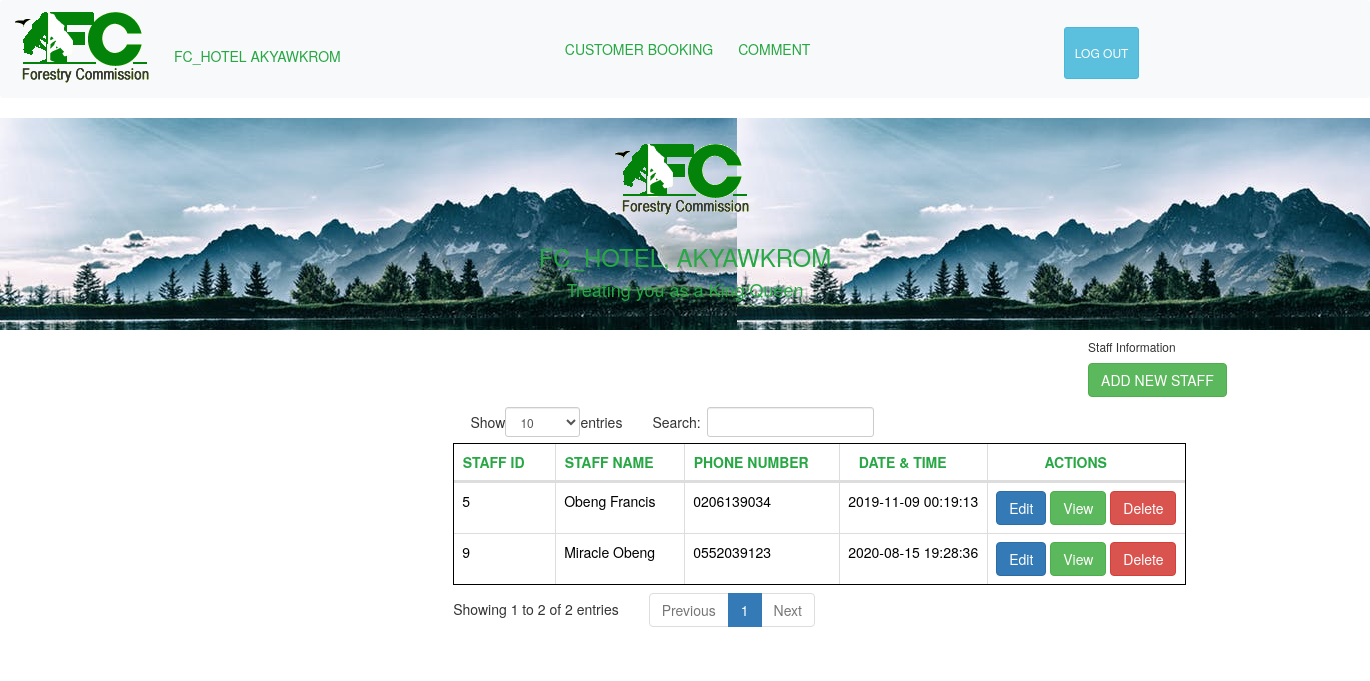
Screenshot of /Admin/php/demo.php with the database file from the repository.
### tables this page shows
CREATE TABLE `staff` (
  `staff_ID` int(11) NOT NULL,
  `staff_name` varchar(100) NOT NULL,
  `password` varchar(100) NOT NULL,
  `Phone_Number` varchar(100) NOT NULL,
  `Date_Time` timestamp NOT NULL DEFAULT CURRENT_TIMESTAMP ON UPDATE CURRENT_TIMESTAMP
);

### Admin/php/demo.php (the view, shortened to what this page needs)
<!DOCTYPE html>
<html>
<head lang="en">
  <link rel="stylesheet" href="https://maxcdn.bootstrapcdn.com/bootstrap/4.1.3/css/bootstrap.min.css">
  <link rel="stylesheet" type="text/css" href="css/bootstrap.css">
  <link rel="stylesheet" type="text/css" href="css/dataTables.bootstrap.min.css">
  </head>
<body>
<nav class="navbar navbar-expand-md bg-light navbar-light">
  <img src="img\fc_logo.gif"><a class="navbar-brand"><h5>FC_HOTEL AKYAWKROM</h5></a>
  <div class="collapse navbar-collapse" id="collapsibleNavbar">
    <ul class="navbar-nav">
      <li class="nav-item">
        <a class="nav-link" href="booking.php"><h5>CUSTOMER BOOKING</h5></a>
      </li>
      <li class="nav-item">
        <a class="nav-link" href="comment.php"><h5>COMMENT</h5></a>
      </li>
     <li class="nav-item">
     <a href="../index.html" class="btn btn-info btn-sm" style="margin-top: 10px;"> LOG OUT</a>
     </li>
    </ul>
  </div>
</nav>
 <div class="col-sm-12" id="img" style=" text-align: center; padding: 20px;">
        <img src="../img/fc_logo.gif">
        <h3 style="color: #28a745;"> FC_HOTEL, AKYAWKROM </h3>
        <h4 style="color: #28a745;">Treating you as a King/Queen</h4>
</div><br>
   <div class="container"  >
   <div class="row">
   <div class="col-md-12 col-md-offset-2 ">
    <form class="form-inline">
      <div class="table table-hover table-responsive" style="margin-left: 12%" >
      <table  class="table table-bordered table-hover " style="border-color: #000000; width: 100%">
        <thead>
             <tr>
                 <h6>Staff Information</h6>
                <h6><button type="button" class="btn btn-success" data-toggle="modal" data-target="#adModal">
                  ADD NEW STAFF
              </button></h6>
                  <td>STAFF ID</td>
                  <td>STAFF NAME</td>
                  <td>PHONE NUMBER</td>
                  <td>DATE & TIME</td>
                  <td>ACTIONS</td>
          </tr>
        </thead>
      <tbody>
      <?php
      $conn = new mysqli('localhost', 'root', '', 'fc_hotel');
      $sql = $conn->query('SELECT * FROM staff ORDER BY staff_ID DESC');
             while ($data = $sql->fetch_array())
      {
       echo '
         <tr>
                <td>'. $data["staff_ID"] .'</td>
          <td>'. $data["staff_name"] .'</td>
          <td>'. $data["Phone_Number"] .'</td>
          <td>'. $data["Date_Time"] .'</td>
          <td>
      <button type="button" class="btn btn-primary" data-toggle="modal" data-target="#myModal">
        Edit
      </button>
      <button type="button" class="btn btn-success" data-toggle="modal" data-target="#vModal">
        View
      </button>
      <button type="button" class="btn btn-danger" data-toggle="modal" data-target="#dModal">
        Delete
      </button>
          </td>
         </tr>
       ';
      }
       ?>
    </tbody>
   </table>
      </div>
   </div>
 </div>
</div>
          <?php
          include 'add.php';
          ?>
<br>
</body>
</html>

### Admin/php/demo.php (style rules this page uses)
h5 { color: #28a745; }
#img { padding-bottom: 150px; background-image: url(img/nature3.jpeg); }
thead tr { color:#28a745; text-align: center; font-weight: bold; }
tbody { color: #000000; }
.nav-item { padding-top: 2px; padding-right: 15px; }
h6 { padding-left: 65%; }

### rows the page displays
staff: staff_ID "9", staff_name "Miracle Obeng", Phone_Number "0552039123", Date_Time "2020-08-15 19:28:36"
staff: staff_ID "5", staff_name "Obeng Francis", Phone_Number "0206139034", Date_Time "2019-11-09 00:19:13"
